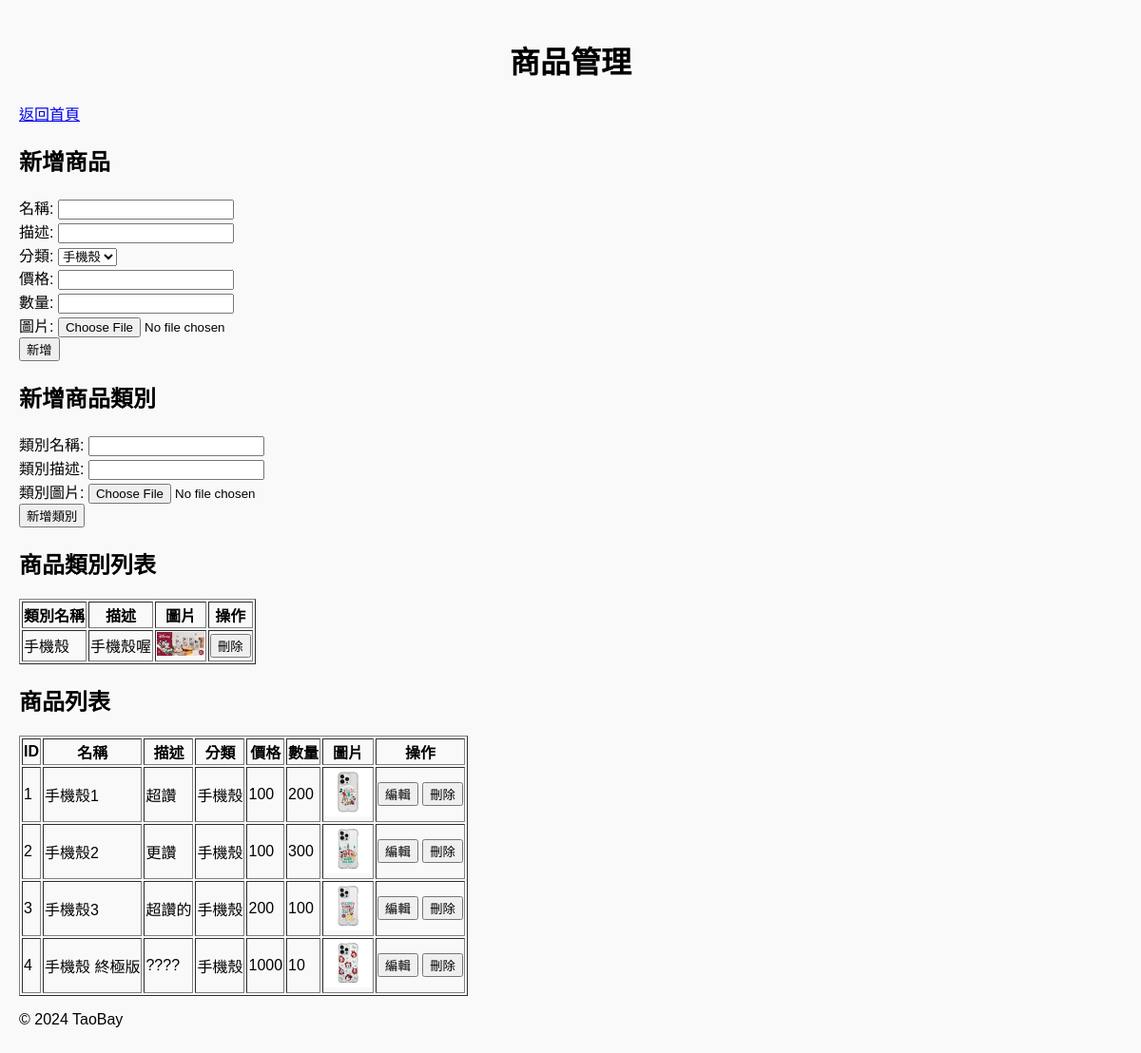
Screenshot of /management.php (signed in) with the database file from the repository.
### tables this page shows
CREATE TABLE `category` (
  `category_id` int(11) NOT NULL,
  `name` varchar(50) DEFAULT NULL,
  `image_path` varchar(100) DEFAULT NULL,
  `description` varchar(100) DEFAULT NULL,
  PRIMARY KEY (`category_id`)
);

CREATE TABLE `product` (
  `product_id` int(11) NOT NULL,
  `category_id` int(11) NOT NULL,
  `name` varchar(50) DEFAULT NULL,
  `description` varchar(100) DEFAULT NULL,
  `image_path` varchar(100) DEFAULT NULL,
  `quantity` int(11) DEFAULT NULL,
  `price` decimal(10,0) DEFAULT NULL,
  PRIMARY KEY (`product_id`),
  KEY `category_id` (`category_id`),
  CONSTRAINT `product_ibfk_1` FOREIGN KEY (`category_id`) REFERENCES `category` (`category_id`)
);

### management.php (the view, shortened to what this page needs)
<?php
include("connection.php");
$categories = $pdo->query("SELECT * FROM category")->fetchAll(PDO::FETCH_ASSOC);
$products = $pdo->query("SELECT p.*, c.name AS category_name FROM product p LEFT JOIN category c ON p.category_id = c.category_id")->fetchAll(PDO::FETCH_ASSOC);
?>
<!DOCTYPE html>
<html lang="zh-Hant">
<head>
    <link href="style.css" rel="stylesheet">
</head>
<body>
<header>
    <h1>商品管理</h1>
    <a href="index.php">返回首頁</a>
</header>
<main>
    <h2>新增商品</h2>
    <form method="POST" enctype="multipart/form-data">
        <label>名稱: <input type="text" name="name" required></label><br>
        <label>描述: <input type="text" name="description"></label><br>
        <label>分類:
            <select name="category_id">
                <?php foreach ($categories as $category): ?>
                    <option value="<?php echo $category['category_id']; ?>"><?php echo htmlspecialchars($category['name']); ?></option>
                <?php endforeach; ?>
            </select>
        </label><br>
        <label>價格: <input type="number" name="price" step="0.01" required></label><br>
        <label>數量: <input type="number" name="quantity" required></label><br>
        <label>圖片: <input type="file" name="image"></label><br>
        <button type="submit">新增</button>
    </form>
    <h2>新增商品類別</h2>
    <form method="POST" enctype="multipart/form-data">
        <label>類別名稱: <input type="text" name="category_name" required></label><br>
        <label>類別描述: <input type="text" name="category_description"></label><br>
        <label>類別圖片: <input type="file" name="category_image"></label><br>
        <button type="submit">新增類別</button>
    </form>
    <h2>商品類別列表</h2>
    <table border="1">
        <thead>
        <tr>
            <th>類別名稱</th>
            <th>描述</th>
            <th>圖片</th>
            <th>操作</th>
        </tr>
        </thead>
        <tbody>
        <?php foreach ($categories as $category): ?>
            <tr>
                <td><?php echo htmlspecialchars($category['name']); ?></td>
                <td><?php echo htmlspecialchars($category['description']); ?></td>
                <td><img src="<?php echo htmlspecialchars($category['image_path']); ?>" alt="類別圖片" width="50"></td>
                <td>
                    <form method="POST" style="display:inline;">
                        <button type="submit" onclick="return confirm('確認刪除類別？');">刪除</button>
                    </form>
                </td>
            </tr>
        <?php endforeach; ?>
        </tbody>
    </table>
    <h2>商品列表</h2>
    <table border="1">
        <thead>
        <tr>
            <th>ID</th>
            <th>名稱</th>
            <th>描述</th>
            <th>分類</th>
            <th>價格</th>
            <th>數量</th>
            <th>圖片</th>
            <th>操作</th>
        </tr>
        </thead>
        <tbody>
        <?php foreach ($products as $product): ?>
            <tr>
                <td><?php echo htmlspecialchars($product['product_id']); ?></td>
                <td><?php echo htmlspecialchars($product['name']); ?></td>
                <td><?php echo htmlspecialchars($product['description']); ?></td>
                <td><?php echo htmlspecialchars($product['category_name']); ?></td>
                <td><?php echo htmlspecialchars($product['price']); ?></td>
                <td><?php echo htmlspecialchars($product['quantity']); ?></td>
                <td><img src="<?php echo htmlspecialchars($product['image_path']); ?>" alt="商品圖片" width="50"></td>
                <td>
                    <form method="POST" style="display:inline;">
                        <button type="submit">編輯</button>
                    </form>
                    <form method="POST" style="display:inline;">
                        <button type="submit" onclick="return confirm('確認刪除商品？');">刪除</button>
                    </form>
                </td>
            </tr>
        <?php endforeach; ?>
        </tbody>
    </table>
</main>
<footer>
    <p>&copy; 2024 TaoBay</p>
</footer>
</body>
</html>

### style.css (style rules this page uses)
body { font-family: Arial, sans-serif; background-color: #f9f9f9; margin: 0; padding: 0; }
h1 { text-align: center; margin-top: 20px; }
body { font-family: Arial, sans-serif; background-color: #f9f9f9; margin: 0; padding: 20px; }

### rows the page displays
category: name "手機殼", description "手機殼喔", image_path (picture)
product: product_id "1", name "手機殼1", description "超讚", category.name "手機殼", price "100", quantity "200", image_path (picture)
product: product_id "2", name "手機殼2", description "更讚", category.name "手機殼", price "100", quantity "300", image_path (picture)
product: product_id "3", name "手機殼3", description "超讚的", category.name "手機殼", price "200", quantity "100", image_path (picture)
product: product_id "4", name "手機殼 終極版", description "????", category.name "手機殼", price "1000", quantity "10", image_path (picture)

### other values shown
form field category_id "手機殼"
